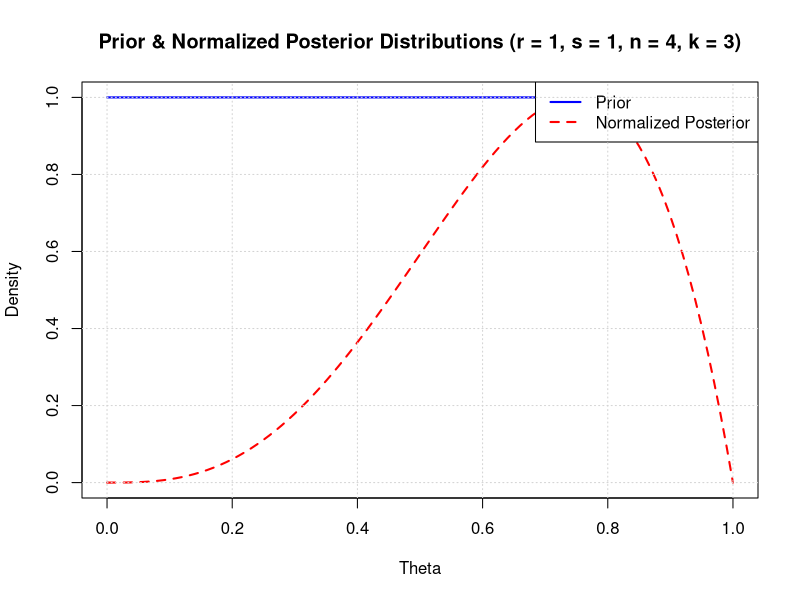
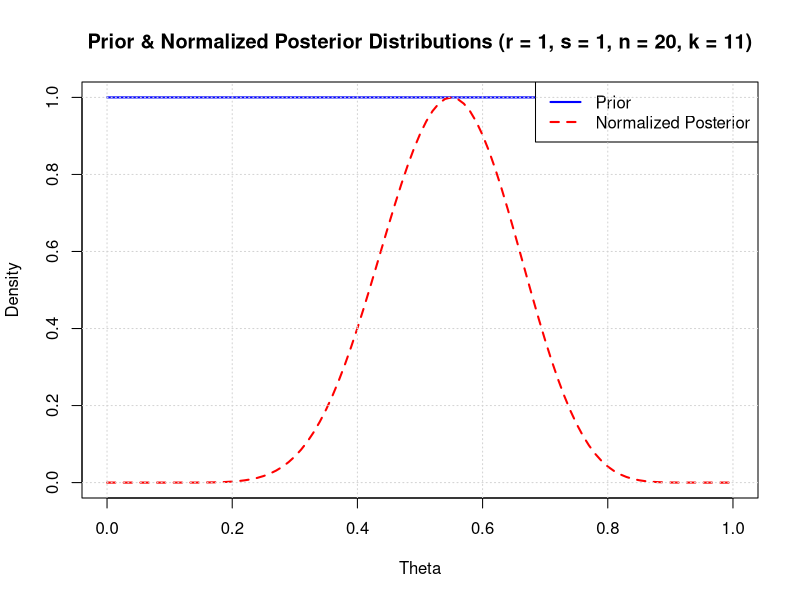
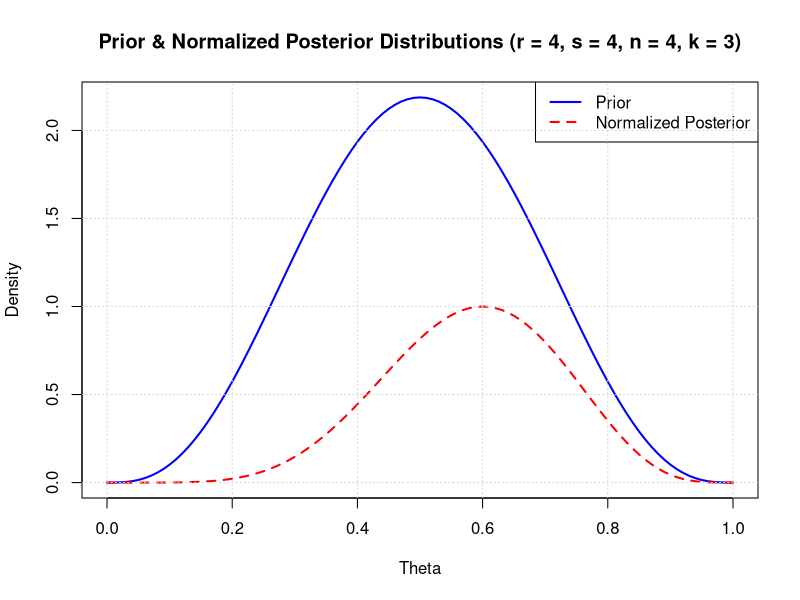
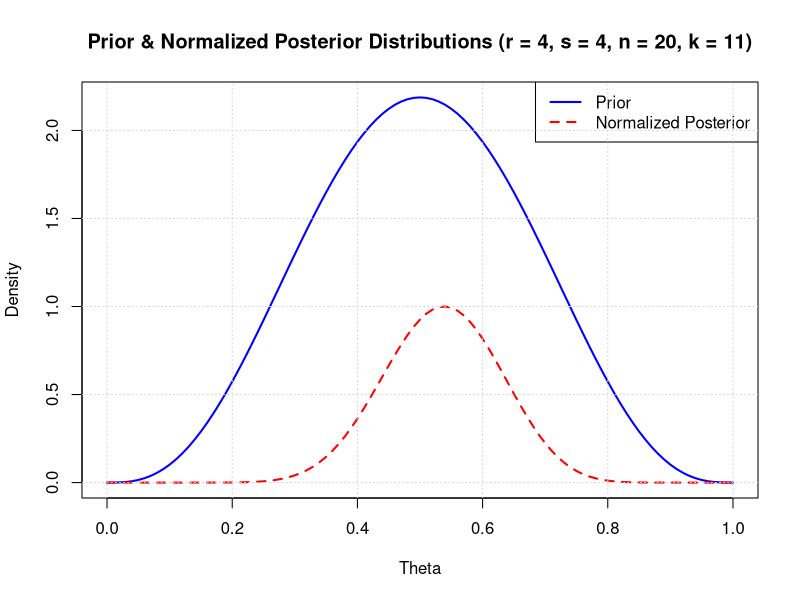

R code for these plots, in order:
# ##############################################################################
# Author: Edward E. Daisey
# Class: Statistical Methods & Data Analysis
# Professor: Dr. Barry Bodt
# Date: 18th of November, 2024
# Title: Assignment 09 - Bayesian Statistics
# ##############################################################################


# ############## Function to compute the prior distribution (Beta) #############
# Purpose: To compute the prior distribution (Beta) for a given value of θ, with
# parameters r and s.
# Inputs:
# theta - The probability of heads (θ), where 0 <= θ <= 1.
# r - The alpha parameter (shape1) of the Beta distribution.
# s - The beta parameter (shape2) of the Beta distribution.
# Output:
# The prior Beta distribution density at θ.
PriorDistribution <- function( theta, r, s ) {
  # Prior Distribution (Beta)
  return( ( gamma( r+s ) / (gamma( r ) * gamma( s ) ) ) * ( theta^( r-1 ) ) * ( ( 1-theta )^( s-1 ) ) )
}
# ##############################################################################


# ######### Function to compute the posterior distribution (Beta) after ########
# ######### observing n tosses with k heads ########
# Purpose: To compute the distribution posterior (Beta) after updating the prior
# with observed data.
# Inputs:
# theta - The probability of heads (θ), where 0 <= θ <= 1.
# n - The total number of coin tosses.
# k - The number of heads observed in the coin tosses.
# r - The alpha parameter (shape1) of the Beta distribution.
# s - The beta parameter (shape2) of the Beta distribution.
# Output:
# The posterior Beta distribution density at θ.
PosteriorDistribution <- function( theta, n, k, r, s ) {
  # Posterior Distribution (Beta)
  return( ( gamma( r+k+s+n ) / ( gamma( r+k ) * gamma( s+n-k ) ) ) * ( theta^( r+k-1 ) ) * ( ( 1-theta )^( s+n-k-1 ) ) )
}
# ##############################################################################


# ############# Function to calculate the probability that θ > 0.5 #############
# ############# (i.e., biased towards heads) #############
# Purpose: To compute the probability that the true probability of heads (θ)
# is greater than 0.5 using the posterior Beta distribution.
# Inputs:
# r - The alpha parameter (shape1) of the Beta distribution.
# s - The beta parameter (shape2) of the Beta distribution.
# n - The total number of coin tosses.
# k - The number of heads observed in the coin tosses.
# Output:
# The probability that θ > 0.5, based on the posterior distribution.
ProbabilityBiasedTowardsHeads <- function( r, s, n, k ) {
  # Compute the posterior parameters (α = r + k, β = s + n - k)
  alpha_posterior <- r + k
  beta_posterior <- s + n - k
  # Use pbeta to calculate the probability P(θ > 0.5) by subtracting from 1
  return( 1 - pbeta( 0.5, alpha_posterior, beta_posterior ) )
}
# ##############################################################################


# ########################## List & Process Parameters #########################
# List of parameter sets for different (r, s, n, k) combinations
# Purpose: To define a set of parameter combinations to use in the analysis.
parameter_sets <- list(
  list( r = 1, s = 1, n = 4, k = 3 ),   # Case 1: (r,s) = (1,1), (n,k) = (4,3)
  list( r = 1, s = 1, n = 20, k = 11 ), # Case 2: (r,s) = (1,1), (n,k) = (20,11)
  list( r = 4, s = 4, n = 4, k = 3 ),   # Case 3: (r,s) = (4,4), (n,k) = (4,3)
  list( r = 4, s = 4, n = 20, k = 11 )  # Case 4: (r,s) = (4,4), (n,k) = (20,11)
)
# Process each parameter set:
for ( params in parameter_sets ) {
  r <- params$r
  s <- params$s
  n <- params$n
  k <- params$k
  # Calculate the probability that θ > 0.5 (biased towards heads):
  prob_biased <- ProbabilityBiasedTowardsHeads( r, s, n, k )
  
  # Print the calculated probability:
  cat( sprintf( "For (r = %d, s = %d, n = %d, k = %d), P(θ > 0.5) = %.4f\n", r, s, n, k, prob_biased ) )
  
  # Define the sequence of theta values to evaluate the distributions over [0, 1]:
  theta_vals <- seq( 0, 1, by = 0.01 )
  
  # Compute prior and posterior densities for each theta:
  prior_vals <- sapply( theta_vals, PriorDistribution, r = r, s = s )
  posterior_vals <- sapply( theta_vals, PosteriorDistribution, n = n, k = k, r = r, s = s )
  
  # Determine max values for prior & posterior. Normalize the posterior by dividing by its maximum value:
  max_prior <- max( prior_vals )
  max_posterior <- max( posterior_vals )
  normalized_posterior <- posterior_vals / max_posterior
  y_max <- max( max_prior, 1 )
  
  # Plot Prior and Normalized Posterior Distribution on the same plot:
  plot( theta_vals, prior_vals, type = "l", col = "blue", lwd = 2,
  main = sprintf( "Prior & Normalized Posterior Distributions (r = %d, s = %d, n = %d, k = %d)", r, s, n, k ),
  xlab = "Theta", ylab = "Density", lty = 1, ylim = c( 0, y_max ) )
  lines( theta_vals, normalized_posterior, col = "red", lwd = 2, lty = 2 )
  
  # Add legend to distinguish prior and posterior:
  legend( "topright", legend = c( "Prior", "Normalized Posterior" ), col = c( "blue", "red" ), lty = c( 1, 2 ), lwd = 2 )
  grid()
}
# ##############################################################################
